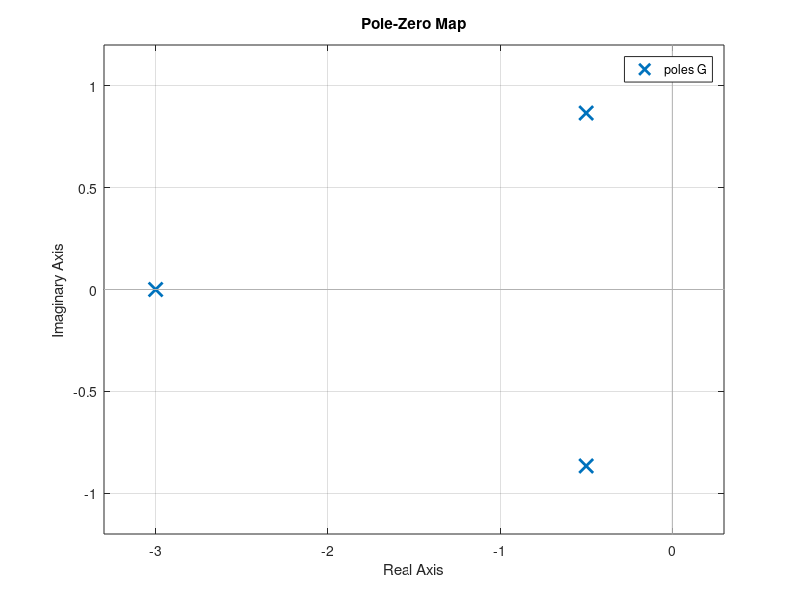
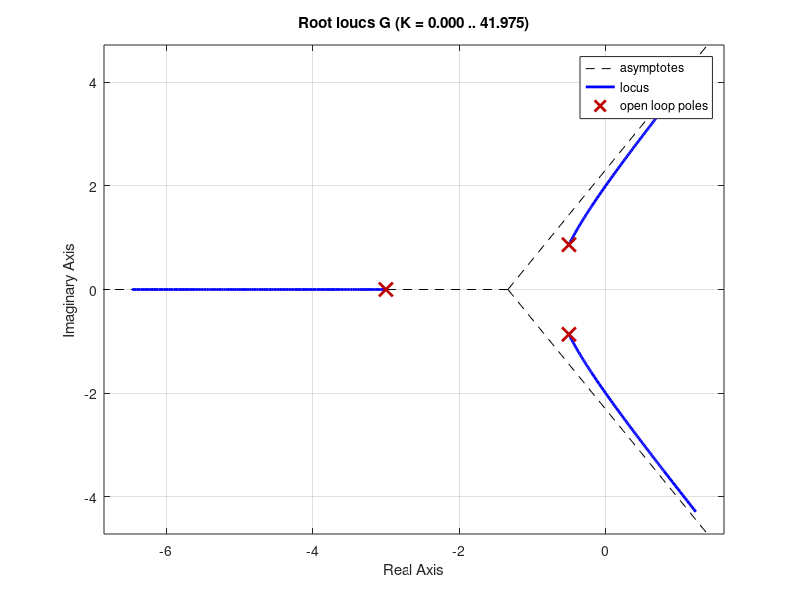

Write MATLAB code to recreate these figures, in order.
clc; clear;
close all;

% comment the next line if using Matlab
% pkg load control;

% compute the transfer function
s = tf('s');

sys1 = 2/s;
sys2 = 2/(s+4);
sys4 = series(sys1, sys2);
H1 = 1;
sys5 = feedback(sys4, H1, -1);

G1 = 0.75;
sys3 = 1/s;
G2 = series(G1, sys5);
sys6 = series(G2, sys3);

H2 = 1;
G = feedback(sys6, H2, -1)

% compute the poles
pole(G)

% poles-zeros map
figure(1)
pzmap(G);

% root locus
figure(2)
rlocus(G)
